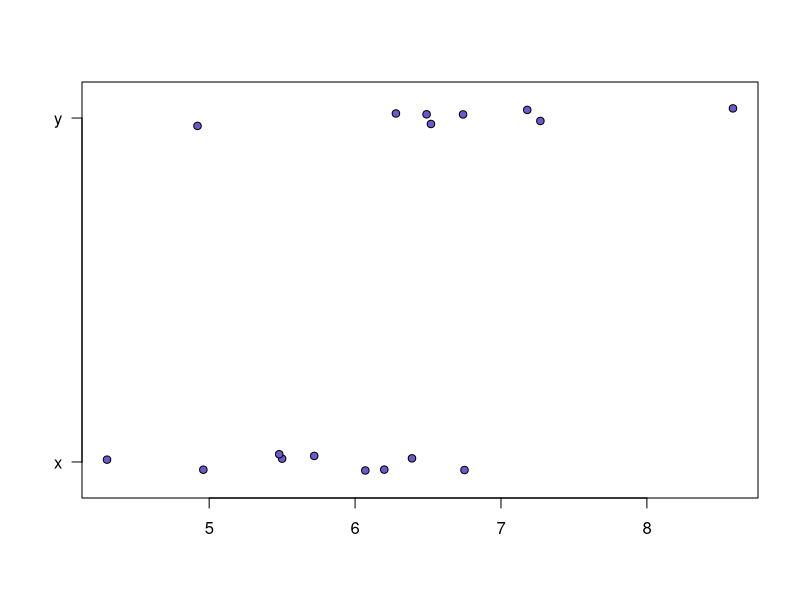
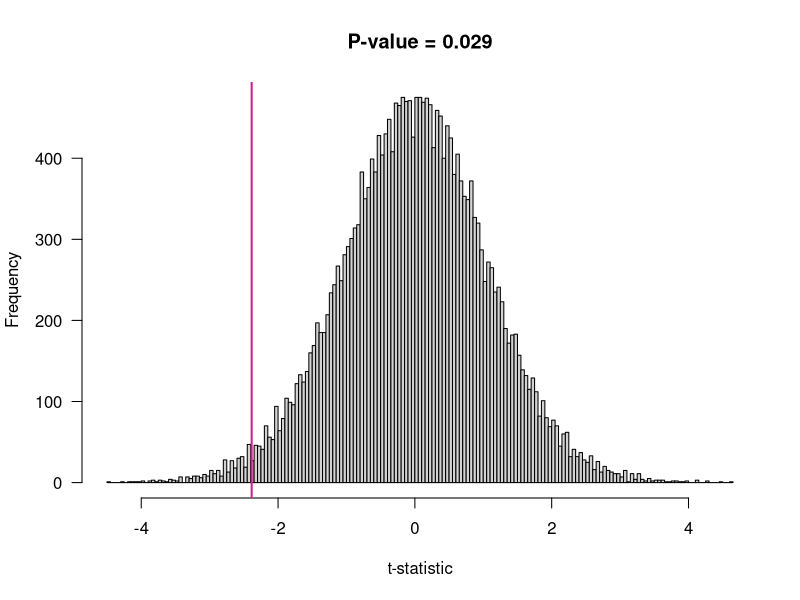

Generate these figures, in order, with R:
## ---- chunk 1
knitr::opts_chunk$set(fig.width=12)
## ---- chunk 2
# Utility function
#     returns binary representation of 1:(2^n)
binary.v <-
    function(n)
{
    x <- 1:(2^n)
    mx <- max(x)
    digits <- floor(log2(mx))
    ans <- 0:(digits-1); lx <- length(x)
    x <- matrix(rep(x,rep(digits, lx)),ncol=lx)
    (x %/% 2^ans) %% 2
}

# exhaustive permutation test with the t-statistic
perm.test <-
    function(x, y, var.equal=TRUE)
{
    # number of data points
    kx <- length(x)
    ky <- length(y)
    n <- kx + ky

    # Data re-compiled
    X <- c(x,y)
    z <- rep(1:0,c(kx,ky))

    tobs <- t.test(x,y,var.equal=var.equal)$statistic

    o <- binary.v(n)  # indicator of all possible samples
    o <- o[,apply(o,2,sum)==kx]
    nc <- choose(n,kx)
    allt <- 1:nc
    for(i in 1:nc) {
        xn <- X[o[,i]==1]
        yn <- X[o[,i]==0]
        allt[i] <- t.test(xn,yn,var.equal=var.equal)$statistic
    }

    attr(allt, "tobs") <- tobs

    allt
}
## ---- chunk 3
x <- c(6.20, 5.72, 6.07, 6.75, 5.50, 6.39, 4.30, 4.96, 5.48)
y <- c(6.49, 6.52, 6.28, 8.59, 7.18, 4.92, 6.74, 7.27)
## ---- chunk 4
set.seed(99693682)
stripchart(list(x=x, y=y), method="jitter", jitter=0.03,
           pch=21, bg="slateblue", las=1)
## ---- chunk 5
permt <- perm.test(x, y)
## ---- chunk 6
tobs <- attr(permt, "tobs")
## ---- chunk 7
pval <- mean(abs(permt) >= abs(tobs))
## ---- chunk 8
save(permt, tobs, pval, file="permt_results.RData")
## ---- chunk 9
hist(permt, breaks=200, xlab="t-statistic", las=1,
     main = paste("P-value =", round(pval, 3)))
abline(v=tobs, lwd=2, col="violetred")
## ---- chunk 10
sessionInfo()
